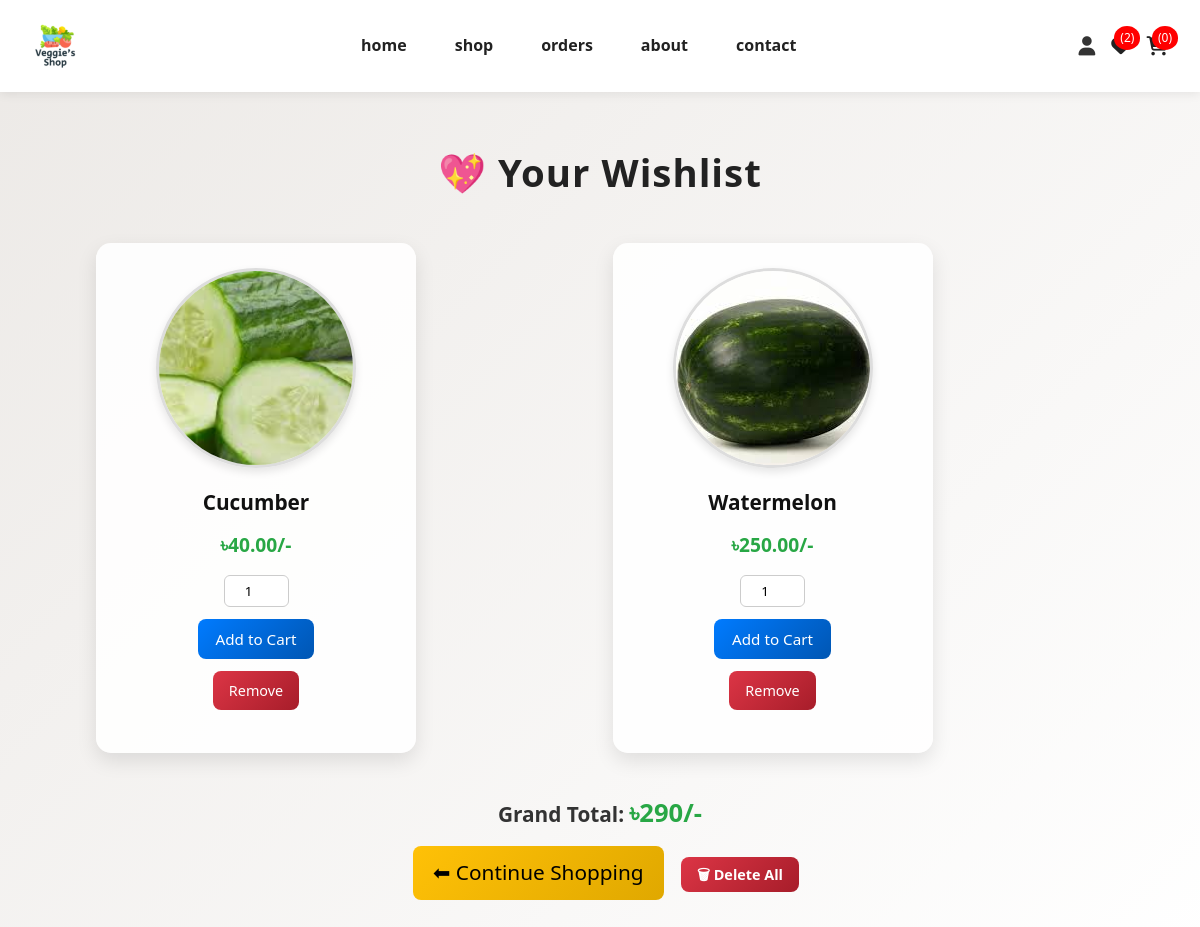
The app's page /wishlist.php (signed in) with its own data.
### tables this page shows
CREATE TABLE `wishlist` (
  `id` int(11) NOT NULL,
  `user_id` int(11) NOT NULL,
  `pid` int(11) NOT NULL,
  `name` varchar(255) NOT NULL,
  `price` decimal(10,2) NOT NULL,
  `image` varchar(255) NOT NULL
);

### wishlist.php (the view, shortened to what this page needs)
<?php
include 'config.php';
$user_id = $_SESSION['user_id'] ?? 1;
?>
<?php include 'header.php'; ?>
<!DOCTYPE html>
<html lang="en">
<head>
   <link rel="stylesheet" href="css/home.css">
   <link rel="stylesheet" href="https://cdnjs.cloudflare.com/ajax/libs/font-awesome/6.1.1/css/all.min.css">
</head>
<body>
<section class="wishlist">
   <h1 class="title">💖 Your Wishlist</h1>
   <div class="wishlist-container">
      <?php
      $grand_total = 0;
      $wishlist = $conn->prepare("SELECT * FROM wishlist WHERE user_id = ?");
      $wishlist->execute([$user_id]);
      if ($wishlist->rowCount() > 0):
         while ($item = $wishlist->fetch(PDO::FETCH_ASSOC)):
            $grand_total += $item['price'];
      ?>
      <div class="wishlist-card">
         <a href="view_page.php?pid=<?= $item['pid']; ?>" class="wishlist-image">
            <img src="uploaded_img/<?= htmlspecialchars(basename($item['image'])); ?>"
                 alt="<?= htmlspecialchars($item['name']); ?>">
         </a>
         <div class="wishlist-info">
            <h3><?= htmlspecialchars($item['name']); ?></h3>
            <p class="price">৳<?= $item['price']; ?>/-</p>
            <form method="POST" class="wishlist-form">
               <input type="number" name="p_qty" min="1" value="1" class="qty">
               <input type="submit" name="add_to_cart" value="Add to Cart" class="btn">
               <a href="wishlist.php?delete=<?= $item['id']; ?>" class="delete-btn">Remove</a>
            </form>
         </div>
      </div>
      <?php endwhile; else: ?>
         <p class="empty">Your wishlist is empty 💔</p>
      <?php endif; ?>
   </div>
   <div class="wishlist-total">
      <p>Grand Total: <span>৳<?= $grand_total; ?>/-</span></p>
      <a href="shop.php" class="option-btn">⬅ Continue Shopping</a>
      <a href="wishlist.php?delete_all" class="delete-btn <?= ($grand_total > 0) ? '' : 'disabled'; ?>">🗑 Delete All</a>
   </div>
</section>
</body>
</html>

### css/home.css (style rules this page uses)
* { margin: 0; padding: 0; box-sizing: border-box; font-family: 'Segoe UI', sans-serif; }
body { background-color: #f4f6f8; color: #333; line-height: 1.6; }
a { text-decoration: none; color: inherit; }
img { max-width: 100%; display: block; }

### wishlist.php (style rules this page uses)
body { font-family: 'Segoe UI', Tahoma, Geneva, Verdana, sans-serif; margin: 0; padding: 0; background: linear-gradient(135deg, #ece9e6, #ffffff); color: #333; }
.wishlist { padding: 50px 8%; max-width: 1200px; margin: auto; }
.wishlist .title { font-size: 2.4rem; font-weight: 700; text-align: center; margin-bottom: 40px; color: #222; letter-spacing: 1px; }
.wishlist-container { display: grid; grid-template-columns: repeat(auto-fit, minmax(280px, 1fr)); gap: 25px; }
.wishlist-card { background: rgba(255, 255, 255, 0.9); border-radius: 15px; box-shadow: 0 8px 20px rgba(0,0,0,0.1); overflow: hidden; transition: transform 0.3s ease, box-shadow 0.3s ease; display: flex; flex-direction: column; width: 320px; min-height: 450px; padding: 25px; }
.wishlist-image { width: 200px; height: 200px; border-radius: 50%; overflow: hidden; margin: 0 auto; border: 3px solid #ddd; box-shadow: 0 4px 8px rgba(0,0,0,0.1); }
.wishlist-image img { width: 100%; height: 100%; object-fit: cover; display: block; }
.wishlist-info { padding: 18px; text-align: center; }
.wishlist-info h3 { font-size: 1.3rem; margin-bottom: 10px; color: #111; }
.wishlist-info .price { color: #28a745; font-size: 1.2rem; margin-bottom: 15px; font-weight: bold; }
.wishlist-form { display: flex; flex-direction: column; gap: 12px; align-items: center; }
.wishlist-form .qty { width: 65px; text-align: center; padding: 6px; border: 1px solid #ccc; border-radius: 6px; }
.btn { background: linear-gradient(135deg, #007bff, #0056b3); color: #fff; padding: 10px 18px; border: none; border-radius: 8px; cursor: pointer; font-size: 0.95rem; transition: transform 0.2s ease, background 0.3s; }
.delete-btn { background: linear-gradient(135deg, #dc3545, #a71d2a); color: white; padding: 8px 16px; border-radius: 8px; text-decoration: none; font-size: 0.9rem; transition: transform 0.2s ease, background 0.3s; }
.wishlist-total { margin-top: 40px; text-align: center; font-size: 1.3rem; font-weight: bold; }
.wishlist-total span { color: #28a745; font-size: 1.6rem; }
.option-btn { background: linear-gradient(135deg, #ffc107, #e0a800); color: black; padding: 10px 20px; border-radius: 8px; text-decoration: none; font-weight: 500; display: inline-block; margin: 12px; transition: transform 0.2s ease, background 0.3s; }

### records on screen
wishlist: image (picture), name "Cucumber", price "40.00"
wishlist: image (picture), name "Watermelon", price "250.00"

### other values on screen
$count_wishlist_items->rowCount() "2"
$count_cart_items->rowCount() "0"
$grand_total "290"
